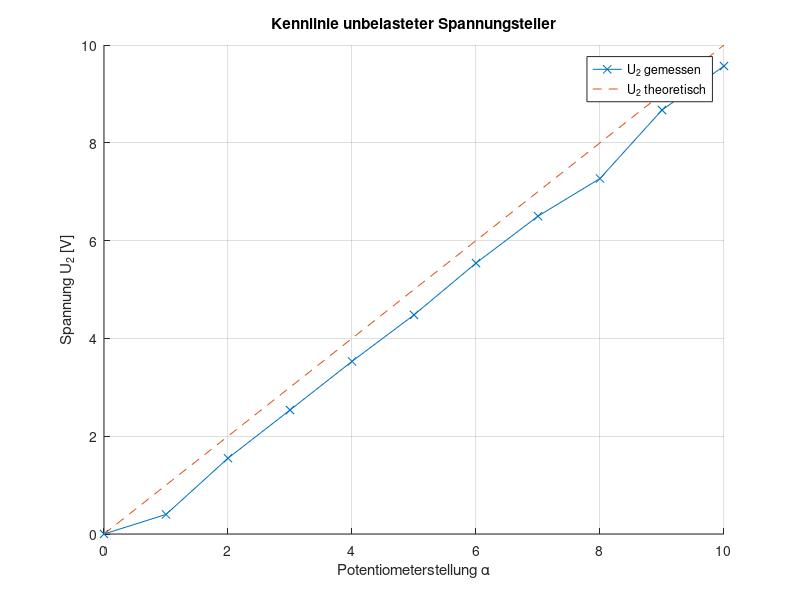

Write MATLAB code to recreate this figure.
% Curve of unloaded voltage divider
% Kennlinie des unbelasteten Spannungsteilers

% Input voltage in volts
V_in = 10;
% Counter from 0 to 10 (corresponds to angles 0° to 300°)
counter = 0:10;

% Measured voltage U2
measured_U2 = [0, 0.4, 1.55, 2.535, 3.53, 4.48, 5.54, 6.5, 7.27, 8.67, 9.57];

% Theoretical values
% Voltage between pin E and S
theoretical_U1 = V_in .* (300 - counter * 30) / 300;
% Voltage between pin S and A
theoretical_U2 = V_in - theoretical_U1;

% Plot the measured and theoretical values for both voltage divisions
figure;
hold on;
grid on;

% Plot for U2
plot(counter, measured_U2, 'x-', 'DisplayName', 'U_2 gemessen');
plot(counter, theoretical_U2, '--', 'DisplayName', 'U_2 theoretisch');

% Label the plot
xlabel('Potentiometerstellung α');
ylabel('Spannung U_2 [V]');
title('Kennlinie unbelasteter Spannungsteiler');
legend('show');
hold off;

% Save the figure as a PNG image
f = gcf;
exportgraphics(f, 'figure_12.png', 'Resolution', 300);
